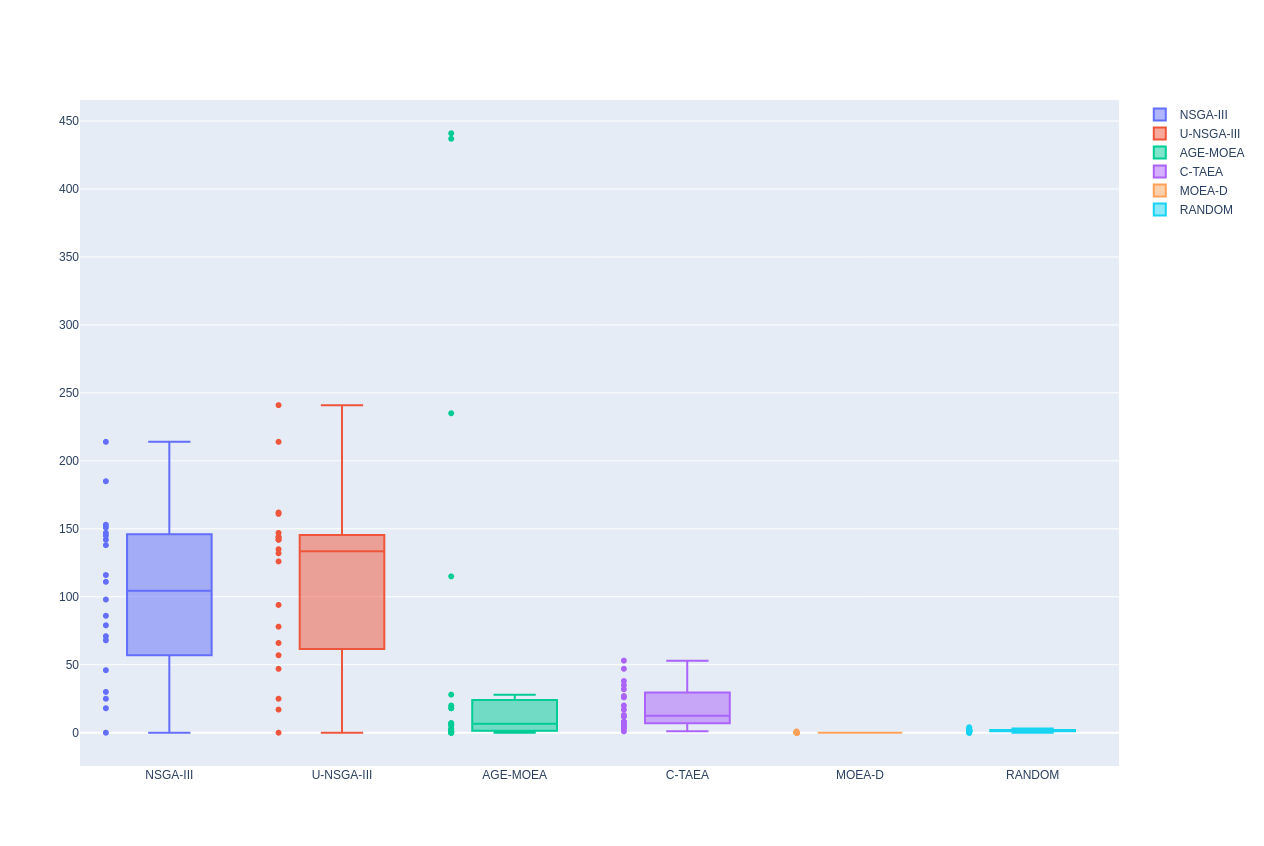

This chart was generated by the following Python code:
import plotly.graph_objects as go



fig = go.Figure()

fig.add_trace(go.Box(y=[71, 86, 25, 151, 145, 214, 142, 185, 153, 111, 79, 116, 18, 138, 30, 98, 147, 68, 0, 46],
            name="NSGA-III"
            ))

fig.add_trace(go.Box(y=[25, 142, 47, 142, 161, 66, 214, 126, 144, 132, 241, 94, 57, 162, 78, 135, 17, 147, 144, 0], 
            name="U-NSGA-III"
            ))

fig.add_trace(go.Box(y=[0, 2, 0, 5, 18, 0, 7, 115, 235, 1, 437, 28, 7, 2, 0, 3, 20, 6, 18, 441],
            name="AGE-MOEA"
            ))

fig.add_trace(go.Box(y=[8, 8, 6, 53, 12, 13, 26, 12, 4, 47, 20, 35, 38, 3, 17, 27, 6, 8, 1, 32],
            name="C-TAEA"
            ))

fig.add_trace(go.Box(y=[0, 0, 0, 0, 0, 0, 0, 0, 0, 0, 0, 0, 0, 0, 0, 0, 0, 0, 0, 1], 
            name="MOEA-D"
            ))

fig.add_trace(go.Box(y=[1, 1, 2, 2, 1, 4, 2, 1, 0, 1, 2, 0, 2, 1, 0, 1, 2, 3, 2, 2], 
            name="RANDOM"
            ))

fig.update_traces(boxpoints='all', jitter=0)
fig.show()
